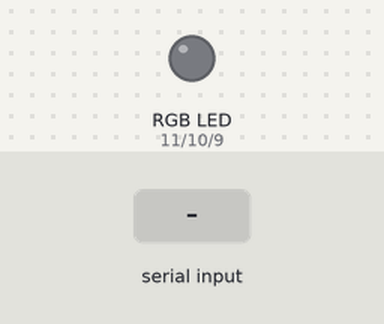
A sketch run on a simulated Arduino Uno, built with avr-gcc and run on an emulated ATmega328P. Parts: an RGB LED mixed from three pins (HIGH = lit). Inputs (shaded band) come from the test bench. Dim RGB values are drawn brighter than linear.

Above: at 1.2 s.
1.3 s: "90,45,200\n" received over Serial
At 2.5 s:
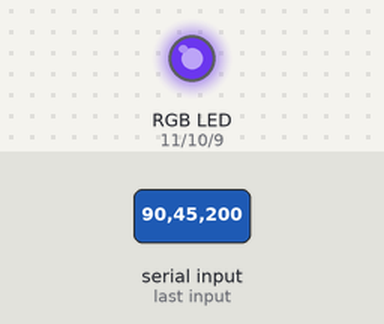
2.8 s: "30,150,10\n" received over Serial
At 3.7 s:
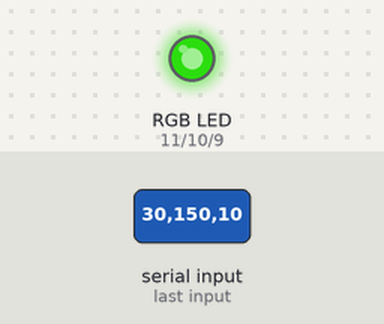
4.3 s: "1,90,45\n" received over Serial
At 4.8 s:
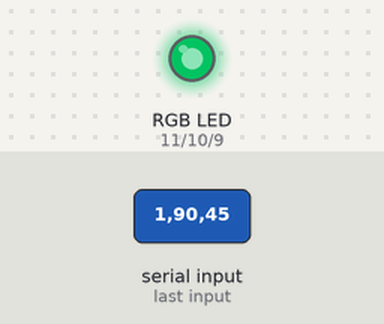
Timing chart, 0 to 7.3 s (numbered marks = the images above; inputs shaded):
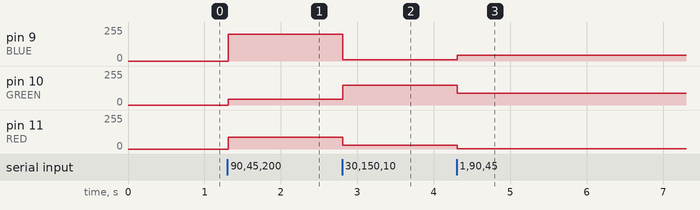

The sketch:

cathode.ino
```cpp
// Original reference from Arduino tutorial
// http://arduino.cc/en/Tutorial/ReadASCIIString

// Pin constants
const int RED = 11;
const int GREEN = 10;
const int BLUE = 9;

// Setup serial and pins
void setup()
{
  // Serial communications
  Serial.begin( 9600 );

  // Pin modes
  pinMode( RED, OUTPUT );
  pinMode( GREEN, OUTPUT );
  pinMode( BLUE, OUTPUT );
}

// Infinite loop in the house!
void loop()
{
  // Hold color values
  int blue = 0;
  int green = 0;
  int red = 0;

  // Read incoming RGB string
  // Comma-delimited
  while( Serial.available() > 0 )
  {
    // Parse out color values
    red = Serial.parseInt();
    green = Serial.parseInt();
    blue = Serial.parseInt();

    // Newline is end of string
    if( Serial.read() == '\n' )
    {
      // Make sure the color values fit RGB values
      red = constrain( red, 0, 255 );
      green = constrain( green, 0, 255 );
      blue = constrain( blue, 0, 255 );

      // Send the values to their respective pins
      analogWrite( RED, red );
      analogWrite( GREEN, green );
      analogWrite( BLUE, blue );
    }
  }
}
```

Measured:
- after the input at 1.3 s, pin 9 (BLUE): 0/255 → 200/255 at once; pin 10 (GREEN): 0/255 → 45/255 at once; pin 11 (RED): 0/255 → 90/255 at once
- after the input at 2.8 s, pin 9 (BLUE): 200/255 → 10/255 at once; pin 10 (GREEN): 45/255 → 150/255 at once; pin 11 (RED): 90/255 → 30/255 at once
- after the input at 4.3 s, pin 9 (BLUE): 10/255 → 45/255 at once; pin 10 (GREEN): 150/255 → 90/255 at once; pin 11 (RED): 30/255 → 1/255 at once
